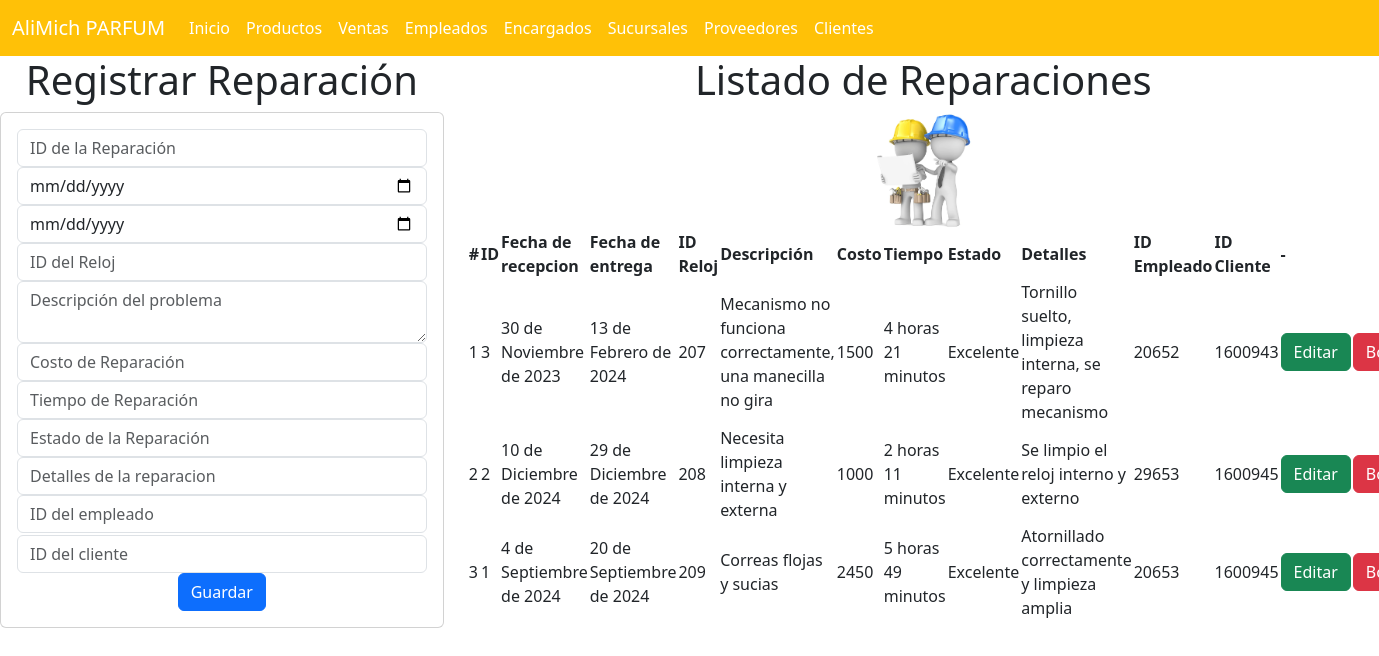
Screenshot of /reparacion_app/reparaciones with the database file from the repository.
### reparacion_app/models.py (models this page shows, shortened)
class Reparacion(models.Model):
    idreparacion = models.IntegerField(null=True,blank=True)
    fecha_recepcion = models.DateField()
    id_reloj = models.IntegerField()
    descripcion_problema = models.TextField(max_length=255)
    costo_de_reparacion = models.IntegerField()
    tiempo_de_reparacion = models.CharField(max_length=30)
    estado_reparacion = models.CharField(max_length=255)
    detalles=models.TextField(max_length=500)
    fecha_entrega=models.DateField()
    id_cliente=models.IntegerField()
    id_empleado=models.IntegerField()

### reparacion_app/views.py (the view)
# urls.py: path("reparaciones",views.reparaciones,name="reparaciones"),
def reparaciones(request):
    lasreparaciones = Reparacion.objects.all()
    return render(request, 'gestionarReparaciones.html', {"misreparaciones": lasreparaciones})

### reparacion_app/templates/gestionarReparaciones.html (shortened to what this page needs)
{% extends "base.html" %}
{% load static %}
{% block cuerpo %}
<div class="row">
  <div class="col-sm-12 col-md-4 col-lg-4 col-xl-4">
    <h1>Registrar Reparación</h1>
    <div class="card">
      <div class="card-body">
        <form action="{% url 'registrarReparacion' %}" method="POST">
          <div class="form-group">
            <input type="text" id="txtid" name="txtid" class="form-control" placeholder="ID de la Reparación" required>
          </div>
          <div class="form-group ">
            <input type="date" id="numfecha" name="numfecha" class="form-control" placeholder="Fecha de recepcion" required>
          </div>
          <div class="form-group ">
            <input type="date" id="datef" name="datef" class="form-control" placeholder="Fecha de entrega" required>
          </div>
          <div class="form-group ">
            <input type="number" id="numid_reloj" name="numid_reloj" class="form-control" placeholder="ID del Reloj" required>
          </div>
          <div class="form-group ">
            <textarea id="txtdescripcion_problema" name="txtdescripcion_problema" class="form-control" placeholder="Descripción del problema" required></textarea>
          </div>
          <div class="form-group ">
            <input type="number" id="numcosto_de_reparacion" name="numcosto_de_reparacion" class="form-control" placeholder="Costo de Reparación" required>
          </div>
          <div class="form-group ">
            <input type="text" id="txttiempo_de_reparacion" name="txttiempo_de_reparacion" class="form-control" placeholder="Tiempo de Reparación" maxlength="30" required>
          </div>
          <div class="form-group ">
            <input type="text" id="txtestado_reparacion" name="txtestado_reparacion" class="form-control" placeholder="Estado de la Reparación" maxlength="255" required>
          </div>
          <div class="form-group ">
            <input type="text" id="txtdetalles" name="txtdetalles" class="form-control" placeholder="Detalles de la reparacion" maxlength="255" required></input>
          </div>
          <div class="form-group">
            <input type="text" id="txtide" name="txtide" class="form-control" placeholder="ID del empleado" required>
          </div>
          <div class="form-group" style="margin-top: 2px;">
            <input type="text" id="txtidc" name="txtidc" class="form-control" placeholder="ID del cliente" required>
          </div>
          <div class="form-group ">
            <button type="submit" class="btn btn-primary">Guardar</button>
          </div>
        </form>
      </div>
    </div>
  </div>
  <div class="col-sm-12 col-md-8 col-lg-8 col-xl-8">
    <h1>Listado de Reparaciones</h1>
    <img src="{% static 'img/reparaciones.jpg' %}" style="width: 100px;" alt="Ejemplo de imagen">
    <table class="col-sm-12 col-md-8 col-lg-8 col-xl-8">
        <thead>
          <tr>
            <th scope="col">#</th>
            <th scope="col">ID</th>
            <th scope="col">Fecha de recepcion</th>
            <th scope="col">Fecha de entrega</th>
            <th scope="col">ID Reloj</th>
            <th scope="col">Descripción</th>
            <th scope="col">Costo</th>
            <th scope="col">Tiempo</th>
            <th scope="col">Estado</th>
            <th scope="col">Detalles</th>
            <th scope="col">ID Empleado</th>
            <th scope="col">ID Cliente</th>
            <th scope="col">-</th>
          </tr>
        </thead>
        <tbody>
          {% for reparacion in misreparaciones %}
          <tr>
            <td>{{ forloop.counter }}</td>
            <td>{{ reparacion.idreparacion }}</td>
            <td>{{ reparacion.fecha_recepcion }}</td>
            <td>{{ reparacion.fecha_entrega }}</td>
            <td>{{ reparacion.id_reloj }}</td>
            <td>{{ reparacion.descripcion_problema }}</td>
            <td>{{ reparacion.costo_de_reparacion }}</td>
            <td>{{ reparacion.tiempo_de_reparacion }}</td>
            <td>{{ reparacion.estado_reparacion }}</td>
            <td>{{ reparacion.detalles }}</td>
            <td>{{ reparacion.id_empleado }}</td>
            <td>{{ reparacion.id_cliente }}</td>
            <td><a href="seleccionarReparacion/{{ reparacion.idreparacion }}" class="btn btn-success">Editar</a></td>
            <td><a href="borrarReparacion/{{ reparacion.idreparacion }}" class="btn btn-danger">Borrar</a></td>
          </tr>
          {% endfor %}
        </tbody>
      </table>
  </div>
</div>
{% endblock %}

### rows the page displays
Reparacion: idreparacion "3", fecha_recepcion "30 de Noviembre de 2023", fecha_entrega "13 de Febrero de 2024", id_reloj "207", descripcion_problema "Mecanismo no funciona correctamente, una manecilla no gira", costo_de_reparacion "1500", tiempo_de_reparacion "4 horas 21 minutos", estado_reparacion "Excelente", detalles "Tornillo suelto, limpieza interna, se reparo mecanismo", id_empleado "20652", id_cliente "1600943"
Reparacion: idreparacion "2", fecha_recepcion "10 de Diciembre de 2024", fecha_entrega "29 de Diciembre de 2024", id_reloj "208", descripcion_problema "Necesita limpieza interna y externa", costo_de_reparacion "1000", tiempo_de_reparacion "2 horas 11 minutos", estado_reparacion "Excelente", detalles "Se limpio el reloj interno y externo", id_empleado "29653", id_cliente "1600945"
Reparacion: idreparacion "1", fecha_recepcion "4 de Septiembre de 2024", fecha_entrega "20 de Septiembre de 2024", id_reloj "209", descripcion_problema "Correas flojas y sucias", costo_de_reparacion "2450", tiempo_de_reparacion "5 horas 49 minutos", estado_reparacion "Excelente", detalles "Atornillado correctamente y limpieza amplia", id_empleado "20653", id_cliente "1600945"
